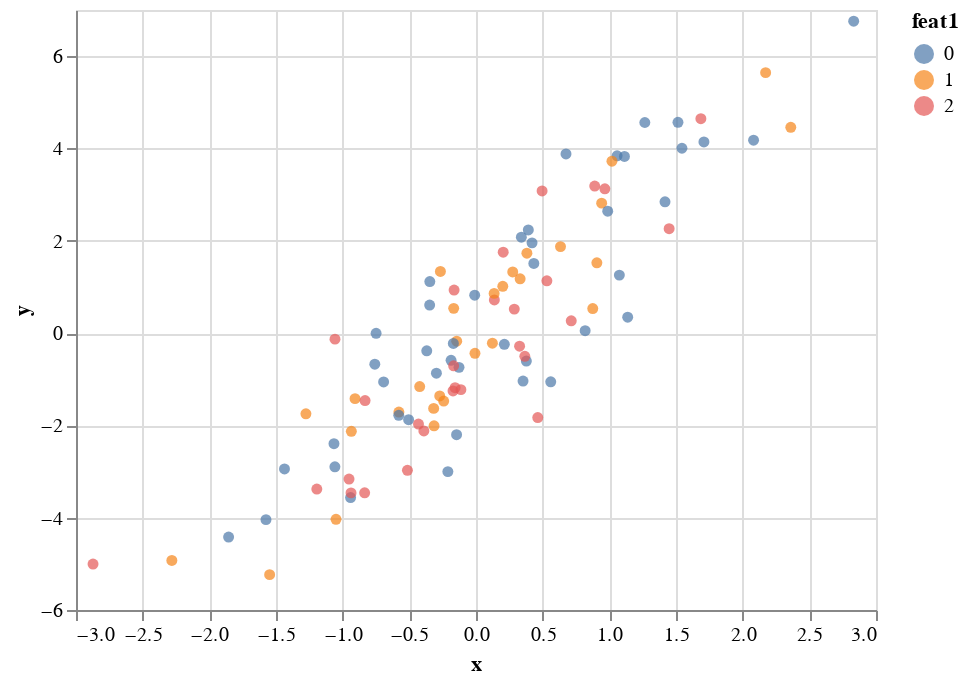

Write notebook code for a chart like this one.
### Code cell
alt.Chart(df).mark_circle().encode(
    x="x",
    y="y",
    color="feat1",
    tooltip=["feat2"]
).interactive()

### Figure 1 — Vega-Lite specification as saved in the notebook (floating-point values rounded to 4 significant figures)
{"config": {"view": {"continuousWidth": 400, "continuousHeight": 300}}, "data": {"name": "data-5998c553b3f6d7c0f336cb3621b954cb"}, "mark": "circle", "encoding": {"color": {"type": "nominal", "field": "feat1"}, "tooltip": [{"type": "nominal", "field": "feat2"}], "x": {"type": "quantitative", "field": "x"}, "y": {"type": "quantitative", "field": "y"}}, "selection": {"selector003": {"type": "interval", "bind": "scales", "encodings": ["x", "y"]}}, "$schema": "https://vega.github.io/schema/vega-lite/v4.8.1.json", "datasets": {"data-5998c553b3f6d7c0f336cb3621b954cb": [{"x": 0.3402, "y": 2.078, "feat1": "0", "feat2": true}, {"x": -0.935, "y": -2.128, "feat1": "1", "feat2": false}, {"x": -0.1723, "y": -1.254, "feat1": "2", "feat2": false}, {"x": -1.548, "y": -5.234, "feat1": "1", "feat2": false}, {"x": -0.1457, "y": -2.202, "feat1": "0", "feat2": false}, {"x": 1.075, "y": 1.256, "feat1": "0", "feat2": true}, {"x": -1.058, "y": -0.1313, "feat1": "2", "feat2": false}, {"x": -1.194, "y": -3.379, "feat1": "2", "feat2": false}, {"x": -0.5784, "y": -1.711, "feat1": "1", "feat2": false}, {"x": 0.4203, "y": 1.955, "feat1": "0", "feat2": true}, {"x": -0.3146, "y": -2.009, "feat1": "1", "feat2": false}, {"x": 0.675, "y": 3.881, "feat1": "0", "feat2": true}, {"x": -0.7492, "y": -0.003923, "feat1": "0", "feat2": false}, {"x": -1.065, "y": -2.396, "feat1": "0", "feat2": false}, {"x": -0.4223, "y": -1.159, "feat1": "1", "feat2": false}, {"x": -0.007728, "y": -0.4371, "feat1": "1", "feat2": false}, {"x": 1.545, "y": 4.005, "feat1": "0", "feat2": true}, {"x": -0.3477, "y": 0.6074, "feat1": "0", "feat2": false}, {"x": 0.2754, "y": 1.324, "feat1": "1", "feat2": true}, {"x": -0.9072, "y": -1.421, "feat1": "1", "feat2": false}, {"x": -1.436, "y": -2.944, "feat1": "0", "feat2": false}, {"x": 1.449, "y": 2.261, "feat1": "2", "feat2": true}, {"x": -0.1673, "y": 0.5355, "feat1": "1", "feat2": false}, {"x": -0.6928, "y": -1.059, "feat1": "0", "feat2": false}, {"x": -0.9406, "y": -3.564, "feat1": "0", "feat2": false}, {"x": 1.058, "y": 3.842, "feat1": "0", "feat2": true}, {"x": -0.9373, "y": -3.462, "feat1": "2", "feat2": false}, {"x": 0.9424, "y": 2.816, "feat1": "1", "feat2": true}, {"x": 0.9064, "y": 1.523, "feat1": "1", "feat2": true}, {"x": 0.9663, "y": 3.127, "feat1": "2", "feat2": true}, {"x": 0.3269, "y": -0.2843, "feat1": "2", "feat2": true}, {"x": 1.687, "y": 4.646, "feat1": "2", "feat2": true}, {"x": 1.515, "y": 4.567, "feat1": "0", "feat2": true}, {"x": -0.391, "y": -2.121, "feat1": "2", "feat2": false}, {"x": 2.172, "y": 5.643, "feat1": "1", "feat2": true}, {"x": -0.3694, "y": -0.3841, "feat1": "0", "feat2": false}, {"x": 0.3778, "y": -0.6056, "feat1": "0", "feat2": true}, {"x": 2.082, "y": 4.178, "feat1": "0", "feat2": true}, {"x": 0.1377, "y": 0.7168, "feat1": "2", "feat2": true}, {"x": -0.8352, "y": -3.461, "feat1": "2", "feat2": false}, {"x": 0.8756, "y": 0.531, "feat1": "1", "feat2": true}, {"x": -0.2423, "y": -1.474, "feat1": "1", "feat2": false}, {"x": 0.2125, "y": -0.2423, "feat1": "0", "feat2": true}, {"x": -0.5794, "y": -1.782, "feat1": "0", "feat2": false}, {"x": -0.187, "y": -0.5904, "feat1": "0", "feat2": false}, {"x": -0.3175, "y": -1.632, "feat1": "1", "feat2": false}, {"x": -2.281, "y": -4.927, "feat1": "1", "feat2": false}, {"x": -0.5055, "y": -1.878, "feat1": "0", "feat2": false}, {"x": 0.8186, "y": 0.05199, "feat1": "0", "feat2": true}, {"x": 1.418, "y": 2.845, "feat1": "0", "feat2": true}, {"x": 2.833, "y": 6.757, "feat1": "0", "feat2": true}, {"x": 0.3529, "y": -1.04, "feat1": "0", "feat2": true}, {"x": 0.2872, "y": 0.5192, "feat1": "2", "feat2": true}, {"x": 0.2041, "y": 1.752, "feat1": "2", "feat2": true}, {"x": -0.1274, "y": -0.7429, "feat1": "0", "feat2": false}, {"x": 0.123, "y": -0.2188, "feat1": "1", "feat2": true}, {"x": -0.009831, "y": 0.8199, "feat1": "0", "feat2": false}, {"x": 0.3662, "y": -0.5028, "feat1": "2", "feat2": true}, {"x": -0.1447, "y": -0.1749, "feat1": "1", "feat2": false}, {"x": 0.6338, "y": 1.873, "feat1": "1", "feat2": true}, {"x": -1.276, "y": -1.749, "feat1": "1", "feat2": false}, {"x": -0.1643, "y": 0.9326, "feat1": "2", "feat2": false}, {"x": -2.872, "y": -5.004, "feat1": "2", "feat2": false}, {"x": -0.267, "y": 1.335, "feat1": "1", "feat2": false}, {"x": 0.3817, "y": 1.73, "feat1": "1", "feat2": true}, {"x": -0.5143, "y": -2.974, "feat1": "2", "feat2": false}, {"x": -0.759, "y": -0.6748, "feat1": "0", "feat2": false}, {"x": -0.2721, "y": -1.362, "feat1": "1", "feat2": false}, {"x": 1.266, "y": 4.563, "feat1": "0", "feat2": true}, {"x": 0.1361, "y": 0.8599, "feat1": "1", "feat2": true}, {"x": 0.5315, "y": 1.133, "feat1": "2", "feat2": true}, {"x": 0.9879, "y": 2.642, "feat1": "0", "feat2": true}, {"x": 0.4957, "y": 3.079, "feat1": "2", "feat2": true}, {"x": 0.331, "y": 1.177, "feat1": "1", "feat2": true}, {"x": 0.4632, "y": -1.83, "feat1": "2", "feat2": true}, {"x": 2.361, "y": 4.457, "feat1": "1", "feat2": true}, {"x": -0.8321, "y": -1.462, "feat1": "2", "feat2": false}, {"x": -1.05, "y": -4.034, "feat1": "1", "feat2": false}, {"x": -1.575, "y": -4.042, "feat1": "0", "feat2": false}, {"x": -1.856, "y": -4.419, "feat1": "0", "feat2": false}, {"x": 0.2009, "y": 1.013, "feat1": "1", "feat2": true}, {"x": 0.3925, "y": 2.234, "feat1": "0", "feat2": true}, {"x": -0.2111, "y": -3.002, "feat1": "0", "feat2": false}, {"x": 0.7143, "y": 0.2665, "feat1": "2", "feat2": true}, {"x": 1.02, "y": 3.724, "feat1": "1", "feat2": true}, {"x": -0.4313, "y": -1.971, "feat1": "2", "feat2": false}, {"x": 1.709, "y": 4.141, "feat1": "0", "feat2": true}, {"x": -0.1133, "y": -1.226, "feat1": "2", "feat2": false}, {"x": -1.058, "y": -2.897, "feat1": "0", "feat2": false}, {"x": 0.4337, "y": 1.509, "feat1": "0", "feat2": true}, {"x": -0.3464, "y": 1.116, "feat1": "0", "feat2": false}, {"x": 1.138, "y": 0.3436, "feat1": "0", "feat2": true}, {"x": -0.9522, "y": -3.163, "feat1": "2", "feat2": false}, {"x": 1.113, "y": 3.827, "feat1": "0", "feat2": true}, {"x": 0.5605, "y": -1.056, "feat1": "0", "feat2": true}, {"x": 0.8904, "y": 3.185, "feat1": "2", "feat2": true}, {"x": -0.1569, "y": -1.184, "feat1": "2", "feat2": false}, {"x": -0.2969, "y": -0.8694, "feat1": "0", "feat2": false}, {"x": -0.1679, "y": -0.7094, "feat1": "2", "feat2": false}, {"x": -0.1698, "y": -0.2255, "feat1": "0", "feat2": false}]}}
